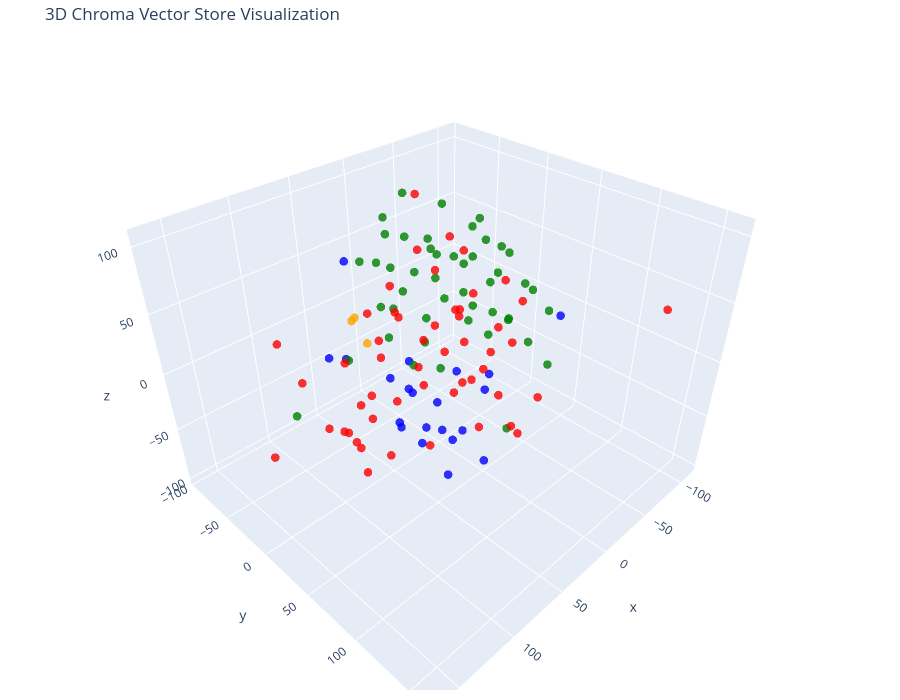

Notebook code for this chart:
### Code cell
tsne = TSNE(n_components=3, random_state=42)
reduced_vectors = tsne.fit_transform(vectors)

fig = go.Figure(data=[go.Scatter3d(
    x=reduced_vectors[:, 0],
    y=reduced_vectors[:, 1],
    z=reduced_vectors[:, 2],
    mode='markers',
    marker=dict(size=5, color=colors, opacity=0.8),
    text=[f"Type: {t}<br>Text: {d[:100]}..." for t, d in zip(doc_types, documents)],
    hoverinfo="text"
)])

fig.update_layout(
    title="3D Chroma Vector Store Visualization",
    scene=dict(xaxis_title="x", yaxis_title="y", zaxis_title="z"),
    width=900,
    height=700,
    margin=dict(r=20, b=10, l=10, t=40)
)
fig.show()

### Figure 1 — Plotly figure (JSON) as saved in the notebook; plotly's stock layout.template omitted (floating-point values rounded to 4 significant figures)
{"data": [{"hoverinfo": "text", "marker": {"color": ["orange", "orange", "orange", "blue", "blue", "blue", "blue", "blue", "blue", "blue", "blue", "blue", "blue", "blue", "blue", "blue", "blue", "blue", "blue", "blue", "blue", "blue", "blue", "blue", "green", "green", "green", "green", "green", "green", "green", "green", "green", "green", "green", "green", "green", "green", "green", "green", "green", "green", "green", "green", "green", "green", "green", "green", "green", "green", "green", "green", "green", "green", "green", "green", "green", "green", "green", "green", "green", "green", "green", "green", "green", "green", "green", "green", "green", "green", "green", "red", "red", "red", "red", "red", "red", "red", "red", "red", "red", "red", "red", "red", "red", "red", "red", "red", "red", "red", "red", "red", "red", "red", "red", "red", "red", "red", "red", "red", "red", "red", "red", "red", "red", "red", "red", "red", "red", "red", "red", "red", "red", "red", "red", "red", "red", "red", "red", "red", "red", "red", "red"], "opacity": 0.8, "size": 5}, "mode": "markers", "text": ["Type: company<br>Text: # About Insurellm\n\nInsurellm was founded by Avery Lancaster in 2015 as an insurance tech startup des...", "Type: company<br>Text: # Overview of Insurellm\n\nInsurellm is an innovative insurance tech firm with 200 employees across th...", "Type: company<br>Text: # Careers at Insurellm\n\nInsurellm is hiring! We are looking for talented software engineers, data sc...", "Type: products<br>Text: # Product Summary\n\n# Homellm\n\n## Summary\nHomellm is an innovative home insurance product developed b...", "Type: products<br>Text: ### 2. Dynamic Pricing Model\nWith Homellm's innovative dynamic pricing model, insurance providers ca...", "Type: products<br>Text: ### 5. Multi-Channel Integration\nHomellm seamlessly integrates into existing insurance platforms, pr...", "Type: products<br>Text: - **Basic Tier:** Starting at $5,000/month for small insurers with basic integration features.\n- **S...", "Type: products<br>Text: All tiers include a comprehensive training program and ongoing updates to ensure optimal performance...", "Type: products<br>Text: With Homellm, Insurellm is committed to transforming the landscape of home insurance, ensuring both ...", "Type: products<br>Text: # Product Summary\n\n# Carllm\n\n## Summary\n\nCarllm is an innovative auto insurance product developed by...", "Type: products<br>Text: - **Instant Quoting**: With Carllm, insurance companies can offer near-instant quotes to customers, ...", "Type: products<br>Text: - **Mobile Integration**: Carllm is designed to work seamlessly with mobile applications, providing ...", "Type: products<br>Text: - **Professional Tier**: $2,500/month\n  - For medium-sized companies.\n  - All Basic Tier features pl...", "Type: products<br>Text: ### Q2 2025: Customer Experience Improvements\n- Launch of a new **mobile app** for end-users.\n- Intr...", "Type: products<br>Text: # Product Summary\n\n# Rellm: AI-Powered Enterprise Reinsurance Solution\n\n## Summary\n\nRellm is an inno...", "Type: products<br>Text: ### Seamless Integrations\nRellm's architecture is designed for effortless integration with existing ...", "Type: products<br>Text: ### Regulatory Compliance Tools\nRellm includes built-in compliance tracking features to help organiz...", "Type: products<br>Text: Join the growing number of organizations leveraging Rellm to enhance their reinsurance processes whi...", "Type: products<br>Text: Experience the future of reinsurance with Rellm, where innovation meets reliability. Let Insurellm h...", "Type: products<br>Text: # Product Summary\n\n# Markellm\n\n## Summary\n\nMarkellm is an innovative two-sided marketplace designed ...", "Type: products<br>Text: - **User-Friendly Interface**: Designed with user experience in mind, Markellm features an intuitive...", "Type: products<br>Text: - **Customer Support**: Our dedicated support team is always available to assist both consumers and ...", "Type: products<br>Text: ### For Insurance Companies:\n- **Basic Listing Fee**: $199/month for a featured listing on the platf...", "Type: products<br>Text: ### Q3 2025\n- Initiate a comprehensive marketing campaign targeting both consumers and insurers to i...", "Type: employees<br>Text: # HR Record\n\n# Emily Tran\n\n## Summary\n- **Date of Birth:** March 18, 1991  \n- **Job Title:** Digital...", "Type: employees<br>Text: - **January 2017 - May 2018**: Marketing Intern  \n  - Supported the Marketing team by collaborating ...", "Type: employees<br>Text: - **2021**:  \n  - Performance Rating: Meets Expectations  \n  - Key Achievements: Contributed to the ...", "Type: employees<br>Text: - **Professional Development Goals**:  \n  - Emily Tran aims to become a Marketing Manager within the...", "Type: employees<br>Text: # HR Record\n\n# Samuel Trenton\n\n## Summary\n- **Date of Birth:** April 12, 1989  \n- **Job Title:** Sen...", "Type: employees<br>Text: ## Annual Performance History\n- **2023:** Rating: 4.5/5  \n  *Samuel exceeded expectations, successfu...", "Type: employees<br>Text: ## Compensation History\n- **2023:** Base Salary: $115,000 + Bonus: $15,000  \n  *Annual bonus based o...", "Type: employees<br>Text: - **Engagement in Company Culture:** Regularly participates in team-building events and contributes ...", "Type: employees<br>Text: # HR Record\n\n# Alex Chen\n\n## Summary\n- **Date of Birth:** March 15, 1990  \n- **Job Title:** Backend ...", "Type: employees<br>Text: ## Annual Performance History\n- **2020:**  \n  - Completed onboarding successfully.  \n  - Met expecta...", "Type: employees<br>Text: ## Compensation History\n- **2020:** Base Salary: $80,000  \n- **2021:** Base Salary Increase to $90,0...", "Type: employees<br>Text: Alex Chen continues to be a vital asset at Insurellm, contributing significantly to innovative backe...", "Type: employees<br>Text: # Avery Lancaster\n\n## Summary\n- **Date of Birth**: March 15, 1985  \n- **Job Title**: Co-Founder & Ch...", "Type: employees<br>Text: - **2010 - 2013**: Business Analyst at Edge Analytics  \n  Prior to joining Innovate, Avery worked as...", "Type: employees<br>Text: - **2018**: **Exceeds Expectations**  \n  Under Avery’s pivoted vision, Insurellm launched two new su...", "Type: employees<br>Text: - **2022**: **Satisfactory**  \n  Avery focused on rebuilding team dynamics and addressing employee c...", "Type: employees<br>Text: ## Compensation History\n- **2015**: $150,000 base salary + Significant equity stake  \n- **2016**: $1...", "Type: employees<br>Text: ## Other HR Notes\n- **Professional Development**: Avery has actively participated in leadership trai...", "Type: employees<br>Text: # HR Record\n\n# Emily Carter\n\n## Summary\n- **Date of Birth:** August 12, 1990  \n- **Job Title:** Acco...", "Type: employees<br>Text: - **2017-2019:** Marketing Intern  \n  - Assisted with market research and campaign development for s...", "Type: employees<br>Text: ## Compensation History\n| Year | Base Salary | Bonus         | Total Compensation |\n|------|--------...", "Type: employees<br>Text: Emily Carter exemplifies the kind of talent that drives Insurellm's success and is an invaluable ass...", "Type: employees<br>Text: # HR Record\n\n# Oliver Spencer\n\n## Summary\n- **Date of Birth**: May 14, 1990  \n- **Job Title**: Backe...", "Type: employees<br>Text: ## Annual Performance History\n- **2018**: **3/5** - Adaptable team player but still learning to take...", "Type: employees<br>Text: ## Compensation History\n- **March 2018**: Initial salary of $80,000.\n- **July 2019**: Salary increas...", "Type: employees<br>Text: # HR Record\n\n# Alex Harper\n\n## Summary\n- **Date of Birth**: March 15, 1993  \n- **Job Title**: Sales ...", "Type: employees<br>Text: ## Annual Performance History  \n- **2021**:  \n  - **Performance Rating**: 4.5/5  \n  - **Key Achievem...", "Type: employees<br>Text: - **2022**:  \n  - **Base Salary**: $65,000 (Promotion to Senior SDR)  \n  - **Bonus**: $13,000 (20% o...", "Type: employees<br>Text: # HR Record\n\n# Maxine Thompson\n\n## Summary\n- **Date of Birth:** January 15, 1991  \n- **Job Title:** ...", "Type: employees<br>Text: ## Insurellm Career Progression\n- **January 2017 - October 2018**: **Junior Data Engineer**  \n  * Ma...", "Type: employees<br>Text: ## Annual Performance History\n- **2017**: *Meets Expectations*  \n  Maxine showed potential in her ro...", "Type: employees<br>Text: - **2021**: *Exceeds Expectations*  \n  Maxine spearheaded the transition to a new data warehousing s...", "Type: employees<br>Text: ## Compensation History\n- **2017**: $70,000 (Junior Data Engineer)  \n- **2018**: $75,000 (Junior Dat...", "Type: employees<br>Text: # HR Record\n\n# Jordan Blake\n\n## Summary\n- **Date of Birth:** March 15, 1993  \n- **Job Title:** Sales...", "Type: employees<br>Text: ## Annual Performance History\n- **2021:** First year at Insurellm; achieved 90% of monthly targets. ...", "Type: employees<br>Text: ## Other HR Notes\n- Jordan has shown an interest in continuing education, actively participating in ...", "Type: employees<br>Text: # HR Record\n\n# Alex Thomson\n\n## Summary\n- **Date of Birth:** March 15, 1995  \n- **Job Title:** Sales...", "Type: employees<br>Text: ## Annual Performance History  \n- **2022** - Rated as \"Exceeds Expectations.\" Alex Thomson achieved ...", "Type: employees<br>Text: ## Other HR Notes\n- Alex Thomson is an active member of the Diversity and Inclusion committee at Ins...", "Type: employees<br>Text: # HR Record\n\n# Jordan K. Bishop\n\n## Summary\n- **Date of Birth:** March 15, 1990\n- **Job Title:** Fro...", "Type: employees<br>Text: ## Annual Performance History\n- **2019:** Exceeds Expectations - Continuously delivered high-quality...", "Type: employees<br>Text: ## Compensation History\n- **June 2018:** Starting Salary - $85,000\n- **June 2019:** Salary Increase ...", "Type: employees<br>Text: ## Other HR Notes\n- Jordan K. Bishop has been an integral part of club initiatives, including the In...", "Type: employees<br>Text: # Samantha Greene\n\n## Summary\n- **Date of Birth:** October 14, 1990\n- **Job Title:** HR Generalist\n-...", "Type: employees<br>Text: ## Annual Performance History\n- **2020:** Exceeds Expectations  \n  Samantha Greene demonstrated exce...", "Type: employees<br>Text: ## Compensation History\n- **2020:** Base Salary - $55,000  \n  The entry-level salary matched industr...", "Type: employees<br>Text: - **2023:** Base Salary - $70,000  \n  Recognized for substantial improvement in employee relations m...", "Type: contracts<br>Text: # Contract with GreenValley Insurance for Homellm\n\n**Contract Date:** October 6, 2023  \n**Contract N...", "Type: contracts<br>Text: 4. **Confidentiality:** Both parties agree to maintain the confidentiality of proprietary informatio...", "Type: contracts<br>Text: 1. **AI-Powered Risk Assessment:** Access to advanced AI algorithms for real-time risk evaluations.\n...", "Type: contracts<br>Text: 3. **Regular Updates:** Insurellm will offer ongoing updates and enhancements to the Homellm platfor...", "Type: contracts<br>Text: # Contract with BrightWay Solutions for Markellm\n\n**Contract Date:** October 5, 2023  \n**Contract ID...", "Type: contracts<br>Text: 3. **Service Level Agreement (SLA):**  \n   Insurellm commits to a 99.9% uptime for the platform with...", "Type: contracts<br>Text: 2. **Real-Time Quote Availability:**  \n   Consumers sourced via BrightWay Solutions will receive rea...", "Type: contracts<br>Text: 3. **Training and Onboarding:**  \n   Insurellm agrees to provide one free training session on how to...", "Type: contracts<br>Text: # Contract with EverGuard Insurance for Rellm: AI-Powered Enterprise Reinsurance Solution\n\n**Contrac...", "Type: contracts<br>Text: 4. **Usage Rights**: EverGuard Insurance is granted a non-exclusive, non-transferable license to acc...", "Type: contracts<br>Text: 1. **Core Functionality**: Rellm provides EverGuard Insurance with advanced AI-driven analytics, sea...", "Type: contracts<br>Text: 1. **Customer Support**: Insurellm will provide EverGuard Insurance with 24/7 customer support, incl...", "Type: contracts<br>Text: ---\n\n**Signatures**  \n**For Insurellm**: __________________________  \n**Name**: John Smith  \n**Title...", "Type: contracts<br>Text: # Contract with Stellar Insurance Co. for Rellm\n\n## Terms\nThis contract is made between **Insurellm*...", "Type: contracts<br>Text: ### Termination\nEither party may terminate this agreement with a **30-day written notice**. In the e...", "Type: contracts<br>Text: ## Features\nStellar Insurance Co. will receive access to the following features of the Rellm product...", "Type: contracts<br>Text: ## Support\nInsurellm provides Stellar Insurance Co. with the following support services:\n\n- **24/7 T...", "Type: contracts<br>Text: # Contract with Greenstone Insurance for Homellm\n\n---\n\n## Terms\n\n1. **Parties**: This Contract (\"Agr...", "Type: contracts<br>Text: 4. **Payment Terms**: \n   - The Customer shall pay an amount of $10,000 per month for the Standard T...", "Type: contracts<br>Text: ---\n\n## Features\n\n- **AI-Powered Risk Assessment**: Customer will have access to enhanced risk evalu...", "Type: contracts<br>Text: - **Customer Portal**: A dedicated portal will be provided, allowing the Customer's clients to manag...", "Type: contracts<br>Text: ______________________________  \n[Name], [Title]  \nDate: ______________________\n\n**For Greenstone In...", "Type: contracts<br>Text: # Contract with Roadway Insurance Inc. for Carllm\n\n---\n\n## Terms\n\n1. **Agreement Effective Date**: T...", "Type: contracts<br>Text: ---\n\n## Renewal\n\n1. **Automatic Renewal**: This agreement will automatically renew for an additional...", "Type: contracts<br>Text: ---\n\n## Features\n\n1. **Access to Core Features**: Roadway Insurance Inc. will have access to all Pro...", "Type: contracts<br>Text: ---\n\n## Support\n\n1. **Technical Support**: Roadway Insurance Inc. will receive priority technical su...", "Type: contracts<br>Text: # Contract with Apex Reinsurance for Rellm: AI-Powered Enterprise Reinsurance Solution\n\n## Terms\n\n1....", "Type: contracts<br>Text: ## Renewal\n\n1. **Automatic Renewal**: This Agreement will automatically renew for successive one-yea...", "Type: contracts<br>Text: 2. **Seamless Integrations**: The architecture of Rellm allows for easy integration with existing sy...", "Type: contracts<br>Text: 1. **Technical Support**: Provider shall offer dedicated technical support to the Client via phone, ...", "Type: contracts<br>Text: **Insurellm, Inc.**  \n_____________________________  \nAuthorized Signature   \nDate: ________________...", "Type: contracts<br>Text: # Contract with Pinnacle Insurance Co. for Homellm\n\n## Terms\nThis contract (\"Contract\") is entered i...", "Type: contracts<br>Text: ## Renewal\n1. **Renewal Terms**: At the end of the initial term, this Contract shall automatically r...", "Type: contracts<br>Text: ## Features\n1. **AI-Powered Risk Assessment**: Utilized for tailored underwriting decisions specific...", "Type: contracts<br>Text: ## Support\n1. **Technical Support**: Insurellm shall provide 24/7 technical support via an email and...", "Type: contracts<br>Text: # Contract with Belvedere Insurance for Markellm\n\n## Terms\nThis Contract (\"Agreement\") is made and e...", "Type: contracts<br>Text: ## Renewal\n1. **Renewal Terms**: This Agreement may be renewed for additional one-year terms upon mu...", "Type: contracts<br>Text: ## Features\n1. **AI-Powered Matching**: Belvedere Insurance will benefit from Markellm's AI-powered ...", "Type: contracts<br>Text: ## Support\n1. **Technical Support**: Technical support will be available from 9 AM to 7 PM EST, Mond...", "Type: contracts<br>Text: **Belvedere Insurance**  \nSignature: ______________________  \nName: [Authorized Signatory]  \nTitle: ...", "Type: contracts<br>Text: # Contract with GreenField Holdings for Markellm\n\n**Effective Date:** November 15, 2023  \n**Contract...", "Type: contracts<br>Text: ## Renewal\n1. **Automatic Renewal**: This contract will automatically renew for sequential one-year ...", "Type: contracts<br>Text: ## Features\n1. **AI-Powered Matching**: Access to advanced algorithms that connect GreenField Holdin...", "Type: contracts<br>Text: ## Support\n1. **Customer Support Access**: The Client will have access to dedicated support through ...", "Type: contracts<br>Text: **Signatures:**  \n_________________________                           _________________________  \n**...", "Type: contracts<br>Text: # Contract with Velocity Auto Solutions for Carllm\n\n**Contract Date:** October 1, 2023  \n**Contract ...", "Type: contracts<br>Text: ## Renewal\n\n1. **Automatic Renewal**: This contract will automatically renew for successive 12-month...", "Type: contracts<br>Text: ## Support\n\n1. **Customer Support**: Velocity Auto Solutions will have access to Insurellm’s custome...", "Type: contracts<br>Text: # Contract with TechDrive Insurance for Carllm\n\n**Contract Date:** October 1, 2024  \n**Contract Dura...", "Type: contracts<br>Text: ## Renewal\n\n1. **Automatic Renewal**: This contract shall automatically renew for additional one-yea...", "Type: contracts<br>Text: ## Support\n\n1. **Customer Support**: Insurellm will provide 24/7 customer support to TechDrive Insur...", "Type: contracts<br>Text: **TechDrive Insurance Representative:**  \nName: Sarah Johnson  \nTitle: Operations Director  \nDate: _..."], "type": "scatter3d", "x": [41.38, 37.09, 28.73, 46.59, 22.43, 24.92, 0.05797, -61.73, 62.53, 17.3, 26.2, 12.93, 3.253, -14.84, 47.74, 53.04, 54.4, -23.06, 66.49, 50.04, -7.288, 19.47, 20.09, -33.99, -26.43, 33.44, -87.49, -41.11, -34.11, -88.38, -87.1, -69.58, -1.392, -93.25, -52.16, 6.478, -51.59, -23.99, -18.38, -33.94, -94.22, 2.221, -21.18, -81.72, -78.08, -11.28, 10.24, -110.6, -56.19, -52.84, -76.89, -59.77, -19.5, -12.58, 112.8, -10.66, -40.26, -28.5, -48.3, -0.5983, 104.6, -59.93, -32.68, -13.56, -94.72, -110.2, -2.301, -54.74, -84.61, -89.7, -63.25, -72.26, 25.4, 3.068, 21.64, 164.4, 70.48, 51.51, -3.077, 69.7, 60.45, 85.73, 57.07, 46.54, 62.0, 78.99, 43.12, 31.4, -49.92, 108.5, 20.1, 0.5337, 3.16, 92.24, 94.48, 14.15, 6.773, 93.5, 76.9, 68.25, 69.09, 36.22, 56.44, 116.2, -2.299, 26.53, 53.41, 117.0, -25.02, -52.8, 18.18, 33.44, 104.0, -11.31, 28.44, 19.65, -31.09, 64.08, 18.41, -20.97, -39.42, -7.951, -10.82], "y": [-48.28, -40.19, -68.87, 56.99, 70.39, 40.38, 26.98, 66.68, -56.24, -14.77, -2.022, -21.03, 1.8, 5.408, -2.124, 41.46, 15.86, 32.53, -29.02, -44.03, -3.39, 0.5759, -25.82, 19.04, -9.923, 99.22, 18.26, 8.572, -46.14, -7.786, 11.44, -23.94, -53.92, -52.5, 4.688, -43.24, 66.26, -40.48, -49.04, -32.03, 31.99, -33.38, -24.43, -84.96, 3.712, -24.88, -77.13, -35.3, 21.42, -62.4, -16.94, -31.19, -93.05, -81.51, 36.63, -70.72, -84.35, -56.28, -9.644, -35.78, -44.74, 5.429, -28.74, -72.93, -54.89, 1.812, -61.44, -48.23, -54.57, -24.35, -28.01, -17.21, 58.74, 64.99, 47.56, 20.84, -19.16, -1.141, 61.16, 13.9, 3.878, -90.33, -12.63, 0.6694, 44.36, 41.06, 28.93, -13.0, -76.96, -25.51, 62.36, 72.9, 15.02, 20.38, -0.54, 30.82, 13.56, 5.868, 11.48, 61.03, 34.32, 17.73, 79.41, 13.03, 80.63, 76.3, 69.67, 35.76, 55.76, -72.88, 42.57, 54.24, 30.48, 89.5, -50.55, 17.24, 54.59, -18.55, 15.44, 41.57, 161.5, 14.04, 25.07], "z": [13.1, -8.363, -4.538, -74.54, -67.37, -64.07, -77.54, 20.11, -17.77, -22.32, -41.27, -54.82, -61.32, -38.0, -16.31, -34.73, -48.8, -30.97, -3.184, 65.63, -99.38, -95.17, -88.44, -59.17, 54.08, -13.02, -38.13, 69.08, 53.42, 35.52, 15.32, 66.37, 37.33, 13.91, -20.68, 8.334, -19.4, -36.17, -61.1, -63.57, -4.5, 105.9, 32.02, 8.298, -17.17, -0.1297, 38.27, 23.38, -1.119, 32.2, 9.399, 27.45, 20.31, -14.56, 50.77, -39.38, -11.88, 22.2, 2.184, 70.17, -44.31, 33.4, 88.42, 55.1, 40.69, -3.825, 76.65, -9.897, -18.77, -28.18, -26.59, -76.36, 2.42, -19.96, 26.86, -5.791, -75.04, -89.28, 70.94, 34.57, 11.25, -10.07, 39.01, 62.09, 24.28, 3.018, -8.83, 28.8, 76.37, -1.341, -41.37, 28.35, 89.17, -66.34, -38.93, -29.99, -4.974, 23.9, -9.481, -30.16, 61.76, 91.93, 27.01, -15.37, -49.93, 34.68, 75.91, -5.032, -70.87, -62.62, 93.93, 60.96, -29.35, -16.42, -94.02, 70.38, 40.33, -41.87, 24.4, 16.9, 75.39, 20.03, 42.96]}], "layout": {"height": 700, "margin": {"b": 10, "l": 10, "r": 20, "t": 40}, "scene": {"xaxis": {"title": {"text": "x"}}, "yaxis": {"title": {"text": "y"}}, "zaxis": {"title": {"text": "z"}}}, "title": {"text": "3D Chroma Vector Store Visualization"}, "width": 900}}
